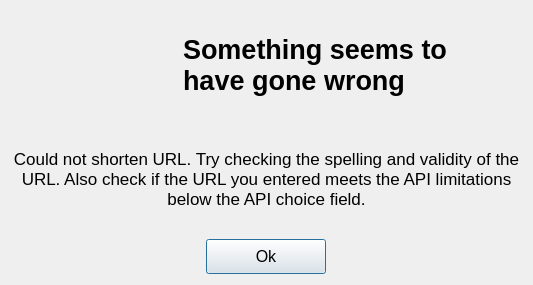
<?xml version="1.0" encoding="UTF-8"?>
<ui version="4.0">
 <class>Dialog</class>
 <widget class="QDialog" name="Dialog">
  <property name="geometry">
   <rect>
    <x>0</x>
    <y>0</y>
    <width>533</width>
    <height>285</height>
   </rect>
  </property>
  <property name="windowTitle">
   <string>Something seems to have gone wrong</string>
  </property>
  <layout class="QVBoxLayout" name="verticalLayout">
   <item>
    <layout class="QHBoxLayout" name="horizontalLayout">
     <property name="spacing">
      <number>60</number>
     </property>
     <property name="leftMargin">
      <number>20</number>
     </property>
     <property name="rightMargin">
      <number>20</number>
     </property>
     <item>
      <widget class="QLabel" name="icon">
       <property name="maximumSize">
        <size>
         <width>92</width>
         <height>96</height>
        </size>
       </property>
       <property name="autoFillBackground">
        <bool>false</bool>
       </property>
       <property name="styleSheet">
        <string notr="true"/>
       </property>
       <property name="text">
        <string/>
       </property>
       <property name="pixmap">
        <pixmap>../images/sad.png</pixmap>
       </property>
       <property name="scaledContents">
        <bool>true</bool>
       </property>
      </widget>
     </item>
     <item>
      <widget class="QLabel" name="labelTitle">
       <property name="font">
        <font>
         <pointsize>20</pointsize>
         <weight>75</weight>
         <bold>true</bold>
        </font>
       </property>
       <property name="styleSheet">
        <string notr="true">font-weight: bold;</string>
       </property>
       <property name="text">
        <string>Something seems to have gone wrong</string>
       </property>
       <property name="wordWrap">
        <bool>true</bool>
       </property>
      </widget>
     </item>
    </layout>
   </item>
   <item>
    <widget class="QLabel" name="labelMessage">
     <property name="minimumSize">
      <size>
       <width>381</width>
       <height>84</height>
      </size>
     </property>
     <property name="maximumSize">
      <size>
       <width>16777215</width>
       <height>16777215</height>
      </size>
     </property>
     <property name="font">
      <font>
       <pointsize>13</pointsize>
      </font>
     </property>
     <property name="text">
      <string>Could not shorten URL. Try checking the spelling and validity of the URL. Also check if the URL you entered meets the API limitations below the API choice field.</string>
     </property>
     <property name="alignment">
      <set>Qt::AlignCenter</set>
     </property>
     <property name="wordWrap">
      <bool>true</bool>
     </property>
    </widget>
   </item>
   <item>
    <layout class="QHBoxLayout" name="horizontalLayout_2">
     <item>
      <spacer name="horizontalSpacer">
       <property name="orientation">
        <enum>Qt::Horizontal</enum>
       </property>
       <property name="sizeHint" stdset="0">
        <size>
         <width>248</width>
         <height>32</height>
        </size>
       </property>
      </spacer>
     </item>
     <item>
      <widget class="QPushButton" name="buttonOk">
       <property name="minimumSize">
        <size>
         <width>120</width>
         <height>35</height>
        </size>
       </property>
       <property name="maximumSize">
        <size>
         <width>140</width>
         <height>16777215</height>
        </size>
       </property>
       <property name="font">
        <font>
         <pointsize>12</pointsize>
        </font>
       </property>
       <property name="text">
        <string>Ok</string>
       </property>
       <property name="autoDefault">
        <bool>false</bool>
       </property>
       <property name="default">
        <bool>true</bool>
       </property>
       <property name="flat">
        <bool>false</bool>
       </property>
      </widget>
     </item>
     <item>
      <spacer name="horizontalSpacer_2">
       <property name="orientation">
        <enum>Qt::Horizontal</enum>
       </property>
       <property name="sizeHint" stdset="0">
        <size>
         <width>248</width>
         <height>32</height>
        </size>
       </property>
      </spacer>
     </item>
    </layout>
   </item>
  </layout>
 </widget>
 <resources>
  <include location="../images/sad.qrc"/>
  <include location="../source.qrc"/>
 </resources>
 <connections/>
</ui>
